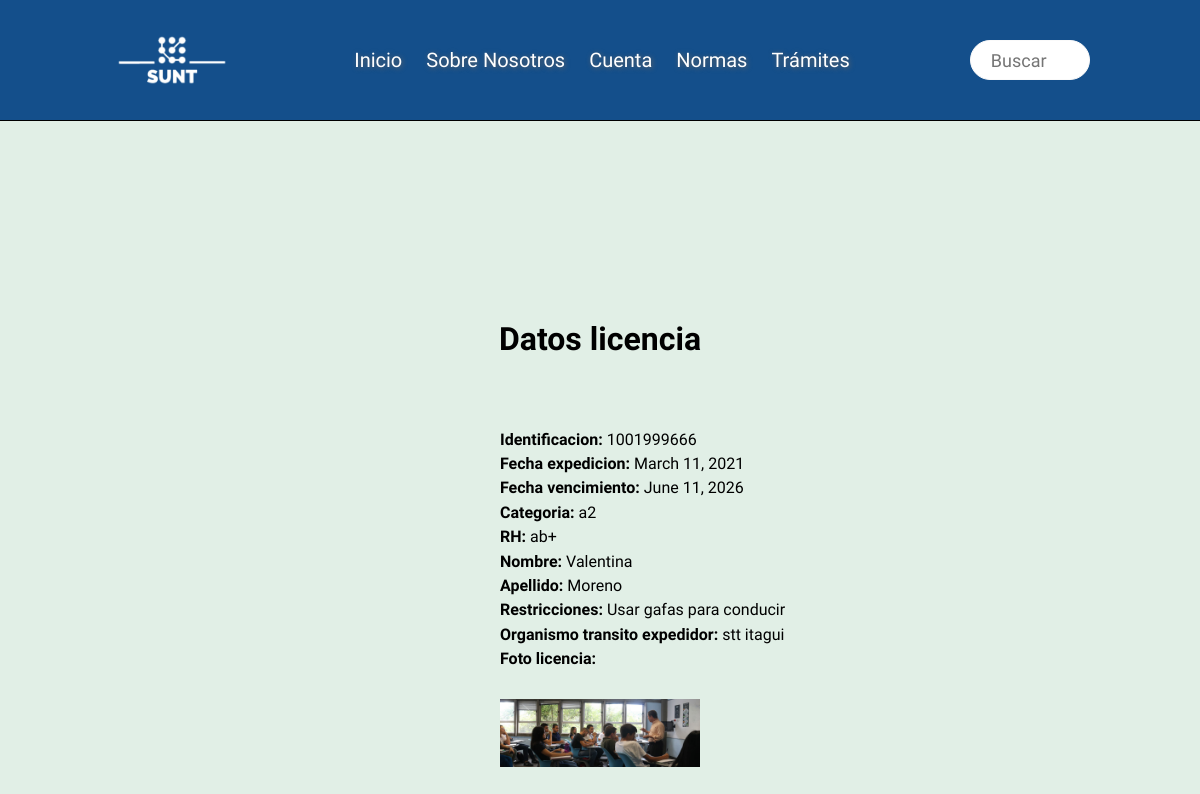
/miLicencia/ (signed in), run on the app's committed database.
### basedatos/models.py (models this page shows)
class Licencia(models.Model):
  identificacion = models.CharField(max_length = 15)
  fechaexpedicion = models.DateField()
  fechavencimiento = models.DateField()
  categoria = models.CharField(max_length = 10)
  rh = models.CharField(max_length = 3)
  nombre = models.CharField(max_length = 30)
  apellido = models.CharField(max_length = 30)
  restricciones = models.CharField(max_length = 30)
  organismotransitoexpididor = models.CharField(max_length = 20)
  fotolicencia = models.ImageField(upload_to = 'images/')#'sunt/basedatos/archivoscargados')
  class Meta:
    verbose_name = "licencia"
    verbose_name_plural = "licencias"

### basedatos/views.py (the view)
# urls.py: path('miLicencia/', views.miLicencia, name="miLicencia"),
def miLicencia(request):
  cedula = request.session['identificacion']
  try:
    info_licencia = lic.consultaLicencia(cedula)
  except:
    info_licencia = None
  return render(request, "miLicencia.html", {"info_licencia": info_licencia})

### basedatos/licencia.py (called while the page is built)
def consultaLicencia(id):
    lic = Licencia.objects.get(identificacion=id)
    info = {}
    info["identificacion"] = lic.identificacion
    info["fechaexpedicion"] = lic.fechaexpedicion
    info["fechavencimiento"] = lic.fechavencimiento
    info["categoria"] = lic.categoria
    info["rh"] = lic.rh
    info["nombre"] = lic.nombre
    info["apellido"] = lic.apellido
    info["restricciones"] = lic.restricciones
    info["organismotransitoexpedidor"] = lic.organismotransitoexpididor #TODO corregir ortografia
    info["fotolicencia"] = lic.fotolicencia
    print(info)
    return info

### basedatos/templates/miLicencia.html (shortened to what this page needs)
<!DOCTYPE html>
<html lang="en">
  <head>
    {% load static %}
    <link
      rel="stylesheet"
      type="text/css"
      href="{% static 'sunt/css/style.css' %}"
    />
    <link
      rel="stylesheet"
      type="text/css"
      href="{% static 'sunt/css/normalize.css' %}"
    />
  </head>
  <header>
    <div class="logo_titulo_superior">
      <div class="logo">
        <img src="{% static 'sunt/imagenes/logoSunt.png' %}" alt="Logo Sunt" />
      </div>
    </div>
    <nav>
      <ul>
        <li class="nav_items" id="inicio">
          <a href="{% url 'index' %}">Inicio</a>
        </li>
        <li class="nav_items" id="sobreNosotros">
          <a href="{% url 'sobrenosotros' %}">Sobre Nosotros</a>
        </li>
        <li class="nav_items" id="cuenta">
          <a href="{% url 'Cuenta' %}">Cuenta</a>
        </li>
        <li class="nav_items" id="normas">
          <a href="{% url 'normas' %}">Normas</a>
        </li>
        <li class="nav_items" id="tramites">
          <a href="{% url 'tramites' %}">Trámites</a>
        </li>
      </ul>
    </nav>
    <div class="container_busqueda">
      <input type="text" placeholder="Buscar" required id="input_busqueda" />
      <div class="icono_cuadro_busqueda_superior">
      </div>
    </div>
  </header>
  <body>
    <div class="principal_miInformacion">
    <h1>Datos licencia</h1>
    <div class="contenedor_campo">
      {% if info_licencia %}
      <p class="campo" id="identificacion"><strong>Identificacion: </strong>
          {{info_licencia.identificacion}}
      </p>
      <p class="campo" id="fecha expedicion"><strong>Fecha expedicion: </strong>
          {{info_licencia.fechaexpedicion}}
      </p>
      <p class="campo" id="fechavencimiento"><strong>Fecha vencimiento: </strong>
          {{info_licencia.fechavencimiento}}
      </p>
      <p class="campo" id="categoria"><strong>Categoria: </strong>
          {{info_licencia.categoria}}
      </p>
      <p class="campo" id="rh"><strong>RH: </strong>
          {{info_licencia.rh}}
      </p>
      <p class="campo" id="nombre"><strong>Nombre: </strong>
          {{info_licencia.nombre}}
      </p>
      <p class="campo" id="apellido"><strong>Apellido: </strong>
          {{info_licencia.apellido}}
      </p>
      <p class="campo" id="restricciones"><strong>Restricciones: </strong>
          {{info_licencia.restricciones}}
      </p>
      <p class="campo" id="organismotransitoexpididor"><strong>Organismo transito expedidor: </strong>
          {{info_licencia.organismotransitoexpedidor}}
      </p>
      <p class="campo" id="foto_licencia"><strong>Foto licencia: </strong>
          <img
          src = "{{info_licencia.fotolicencia.url}}"
          />
      {% endif %}
      </p>
    </div>
  </div>
  <div class="espacio"></div>
  </body>
</html>

### static/sunt/css/style.css (style rules this page uses)
* { font-family: "Prompt", sans-serif; }
header { display: flex; width: 100%; height: 120px; background-color: rgb(20, 79, 139); justify-content: space-evenly; align-items: center; outline: 1px solid black; }
header { position: fixed; z-index: 50; }
nav { display: inline-block; text-align: center; }
li > a { font-size: 20px; text-decoration: none; color: rgb(255, 255, 255); text-shadow: 1px 1px 5px rgb(100, 100, 100); }
ul li { position: relative; text-decoration: none; display: inline-block; margin: 10px; pointer-events: all; }
.container_busqueda { position: relative; width: 200px; height: 120px; display: inline-block; }
.icono_cuadro_busqueda_superior { width: 10px; height: 55px; line-height: 55px; display: inline-block; position: absolute; top: 33px; right: 20px; color: rgb(250, 250, 250); font-size: 20px; border-radius: 50%; }
#input_busqueda { width: 120px; height: 40px; padding: 0 20px; font-size: 18px; color: rgb(0, 0, 0); outline: none; border: 1px solid rgb(250, 250, 250); border-radius: 30px; transition: all 0.6s ease; }
#input_busqueda { position: absolute; top: 0; left: 0; right: 0; bottom: 0; margin: auto; display: inline-block; }
.logo_titulo_superior { position: relative; width: 15%; height: 80%; display: inline-block; margin: 1% 1%; }
.logo { position: absolute; top: 0; left: 0; right: 0; bottom: 0; margin: auto; width: 150px; height: 150px; object-fit: contain; display: inline-block; }
html { width: 100%; height: 100%; }
body { min-width: 100%; min-height: 100%; background-color: rgb(225, 239, 230); }
#foto_licencia { position: relative; text-align: start; left: 0px; }
.contenedor_campo { font-family: sans-serif; display: flex; flex-direction: column; margin-top: 5%; }
.campo { margin: auto; margin-top: 3px; margin-bottom: 3px; text-align: justify; width: 400px; position: relative; left: 100px; }
.principal_miInformacion { display: flex; flex-direction: column; width: 80%; height: 40%; border-radius: 2%; align-content: center; justify-content: space-evenly; margin: auto; position: relative; top: 300px; z-index: 30; }
.principal_miInformacion > h1 { text-align: center; }
.espacio { height: 500px; width: 100%; position: relative; top: 30%; }
#foto_licencia { width: 200px; height: 200px; }
#foto_licencia > img { position: relative; top: 30px; }

### data on the page
Licencia: identificacion "1001999666", fechaexpedicion "March 11, 2021", fechavencimiento "June 11, 2026", categoria "a2", rh "ab+", nombre "Valentina", apellido "Moreno", restricciones "Usar gafas para conducir", organismotransitoexpedidor "stt itagui"
